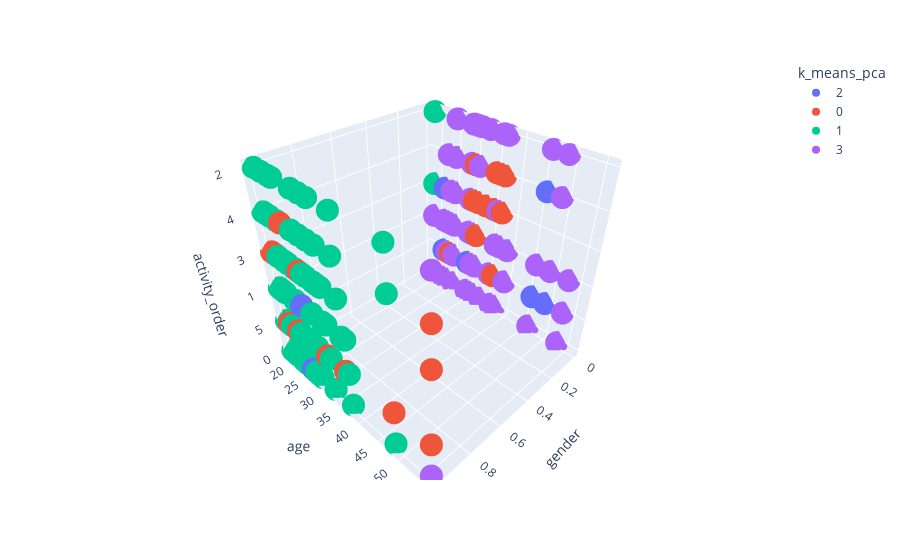

Here is the notebook cell this chart was saved with:
### Code cell
# Usamos la maravilla de plotly
import plotly.express as px

fig = px.scatter_3d(d2, x='gender', y='age', z='activity_order', color='k_means_pca')
fig.show()

### Figure 1 — Plotly figure (JSON) as saved in the notebook; plotly's stock layout.template omitted (floating-point values rounded to 4 significant figures)
{"data": [{"hovertemplate": "k_means_pca=2<br>gender=%{x}<br>age=%{y}<br>activity_order=%{z}<extra></extra>", "legendgroup": "2", "marker": {"color": "#636efa", "symbol": "circle"}, "mode": "markers", "name": "2", "scene": "scene", "showlegend": true, "type": "scatter3d", "x": [0, 0, 0, 1, 0, 0, 0, 1, 1, 0, 1, 0, 0, 1, 0, 1, 0, 1, 1, 1, 0, 1, 0, 0, 1, 0, 0, 0, 0], "y": [29, 24, 31, 18, 22, 39, 29, 25, 25, 31, 36, 46, 22, 20, 22, 18, 37, 18, 56, 36, 29, 31, 31, 46, 36, 25, 25, 49, 49], "z": ["0", "5", "5", "5", "5", "5", "5", "0", "1", "5", "1", "5", "5", "5", "3", "4", "4", "2", "5", "5", "4", "5", "3", "4", "4", "5", "5", "2", "5"]}, {"hovertemplate": "k_means_pca=0<br>gender=%{x}<br>age=%{y}<br>activity_order=%{z}<extra></extra>", "legendgroup": "0", "marker": {"color": "#EF553B", "symbol": "circle"}, "mode": "markers", "name": "0", "scene": "scene", "showlegend": true, "type": "scatter3d", "x": [1, 1, 0, 1, 0, 1, 1, 0, 0, 1, 0, 0, 0, 1, 1, 1, 0, 1, 0, 0, 0, 1, 1, 0, 1, 0, 0, 1, 0, 0, 1, 0, 0, 0, 0, 0, 1, 0, 1, 1, 0, 1, 1, 1, 0, 1, 0, 1, 0, 1, 1, 0, 1, 0, 0, 1, 0, 1, 0, 0, 1, 1, 0, 1, 1, 1, 1, 0, 1, 0, 1, 0, 0, 0, 1, 0, 1, 0], "y": [31, 48, 30, 26, 36, 20, 20, 30, 37, 22, 36, 35, 25, 20, 32, 26, 31, 22, 30, 35, 33, 20, 20, 23, 20, 25, 25, 56, 24, 30, 28, 25, 31, 36, 30, 29, 18, 31, 56, 22, 25, 18, 26, 18, 23, 32, 37, 19, 19, 22, 20, 19, 19, 29, 37, 32, 25, 22, 36, 35, 56, 26, 36, 28, 56, 25, 56, 19, 22, 37, 23, 25, 31, 35, 36, 36, 19, 23], "z": ["5", "5", "0", "3", "5", "4", "3", "5", "3", "0", "3", "5", "3", "4", "3", "5", "3", "2", "3", "4", "3", "3", "2", "4", "2", "4", "3", "4", "5", "5", "5", "2", "5", "5", "4", "0", "2", "0", "2", "5", "2", "3", "4", "2", "5", "5", "2", "5", "0", "4", "5", "0", "3", "1", "3", "2", "3", "2", "4", "4", "3", "5", "2", "5", "5", "3", "4", "0", "5", "4", "4", "5", "1", "3", "5", "5", "3", "5"]}, {"hovertemplate": "k_means_pca=1<br>gender=%{x}<br>age=%{y}<br>activity_order=%{z}<extra></extra>", "legendgroup": "1", "marker": {"color": "#00cc96", "symbol": "circle"}, "mode": "markers", "name": "1", "scene": "scene", "showlegend": true, "type": "scatter3d", "x": [1, 1, 1, 1, 1, 1, 0, 0, 1, 1, 1, 1, 0, 1, 1, 1, 1, 1, 1, 1, 1, 1, 1, 1, 1, 1, 0, 1, 1, 0, 1, 1, 1, 1, 0, 1, 1, 1, 1, 1, 1, 1, 1, 1, 1, 1, 1, 1, 1, 1, 1, 1, 1, 1, 1, 1, 0, 1, 1, 1, 1, 1, 1, 1, 1, 1, 1, 1, 1, 1, 1, 1, 1, 1, 1, 1, 1, 1, 1, 1, 1, 1, 1, 1, 1, 1, 1, 1, 1, 1, 1, 1, 1, 1, 1, 1, 1, 1, 1, 1, 1, 1, 1, 1, 1, 1, 1, 1, 0, 1], "y": [19, 20, 30, 18, 23, 22, 23, 19, 27, 28, 32, 32, 23, 31, 31, 22, 23, 36, 19, 48, 32, 26, 37, 25, 22, 28, 19, 28, 20, 23, 19, 20, 23, 36, 23, 28, 26, 22, 48, 28, 28, 27, 23, 26, 36, 37, 28, 26, 18, 18, 26, 20, 32, 22, 28, 28, 23, 27, 48, 26, 23, 20, 19, 28, 18, 32, 18, 23, 28, 32, 18, 20, 20, 32, 26, 23, 26, 20, 37, 32, 28, 26, 19, 28, 27, 37, 19, 32, 30, 18, 20, 30, 20, 23, 32, 28, 36, 25, 28, 20, 20, 22, 18, 23, 27, 32, 37, 20, 19, 26], "z": ["0", "3", "3", "2", "2", "4", "1", "1", "0", "5", "0", "3", "0", "3", "1", "0", "2", "4", "4", "2", "5", "4", "0", "3", "0", "5", "3", "1", "2", "4", "4", "3", "3", "1", "5", "3", "5", "2", "4", "4", "1", "3", "1", "0", "4", "2", "1", "0", "4", "5", "0", "2", "4", "3", "1", "2", "1", "0", "0", "0", "5", "3", "0", "5", "0", "1", "2", "0", "5", "1", "0", "2", "1", "3", "5", "0", "5", "5", "1", "2", "1", "0", "1", "1", "0", "5", "4", "3", "2", "4", "4", "4", "2", "5", "5", "3", "3", "5", "0", "0", "4", "0", "1", "3", "3", "0", "0", "5", "2", "5"]}, {"hovertemplate": "k_means_pca=3<br>gender=%{x}<br>age=%{y}<br>activity_order=%{z}<extra></extra>", "legendgroup": "3", "marker": {"color": "#ab63fa", "symbol": "circle"}, "mode": "markers", "name": "3", "scene": "scene", "showlegend": true, "type": "scatter3d", "x": [0, 0, 0, 0, 0, 0, 0, 0, 0, 0, 0, 0, 0, 0, 0, 1, 0, 0, 0, 0, 0, 0, 0, 0, 0, 0, 0, 0, 0, 0, 0, 0, 0, 0, 0, 0, 0, 0, 0, 0, 0, 0, 0, 0, 0, 0, 0, 0, 0, 0, 0, 0, 0, 0, 0, 0, 0, 0, 0, 0, 1, 0, 0, 0, 0, 0, 0, 0, 0, 0, 0, 0, 0, 0, 0, 0, 1, 0, 0, 0, 0, 0, 0], "y": [31, 25, 23, 25, 37, 25, 24, 25, 30, 30, 33, 46, 53, 25, 29, 56, 39, 30, 49, 37, 53, 25, 25, 53, 53, 29, 46, 25, 29, 53, 29, 22, 29, 25, 30, 25, 23, 31, 24, 25, 36, 53, 35, 30, 19, 25, 53, 33, 25, 33, 31, 25, 29, 37, 49, 30, 39, 23, 31, 23, 56, 29, 31, 36, 31, 49, 37, 36, 30, 46, 46, 37, 30, 25, 22, 22, 56, 49, 33, 19, 53, 36, 31], "z": ["5", "5", "4", "4", "2", "0", "1", "4", "0", "0", "2", "1", "0", "0", "4", "0", "5", "0", "4", "0", "0", "2", "4", "0", "5", "1", "0", "3", "1", "1", "0", "0", "4", "3", "2", "0", "1", "0", "3", "0", "0", "1", "5", "5", "1", "1", "0", "0", "0", "0", "0", "2", "2", "2", "2", "1", "1", "5", "2", "0", "0", "3", "4", "3", "0", "2", "2", "2", "1", "2", "2", "1", "2", "0", "1", "1", "2", "1", "2", "0", "1", "1", "0"]}], "layout": {"legend": {"title": {"text": "k_means_pca"}, "tracegroupgap": 0}, "margin": {"t": 60}, "scene": {"domain": {"x": [0, 1], "y": [0, 1]}, "xaxis": {"title": {"text": "gender"}}, "yaxis": {"title": {"text": "age"}}, "zaxis": {"title": {"text": "activity_order"}}}}}
